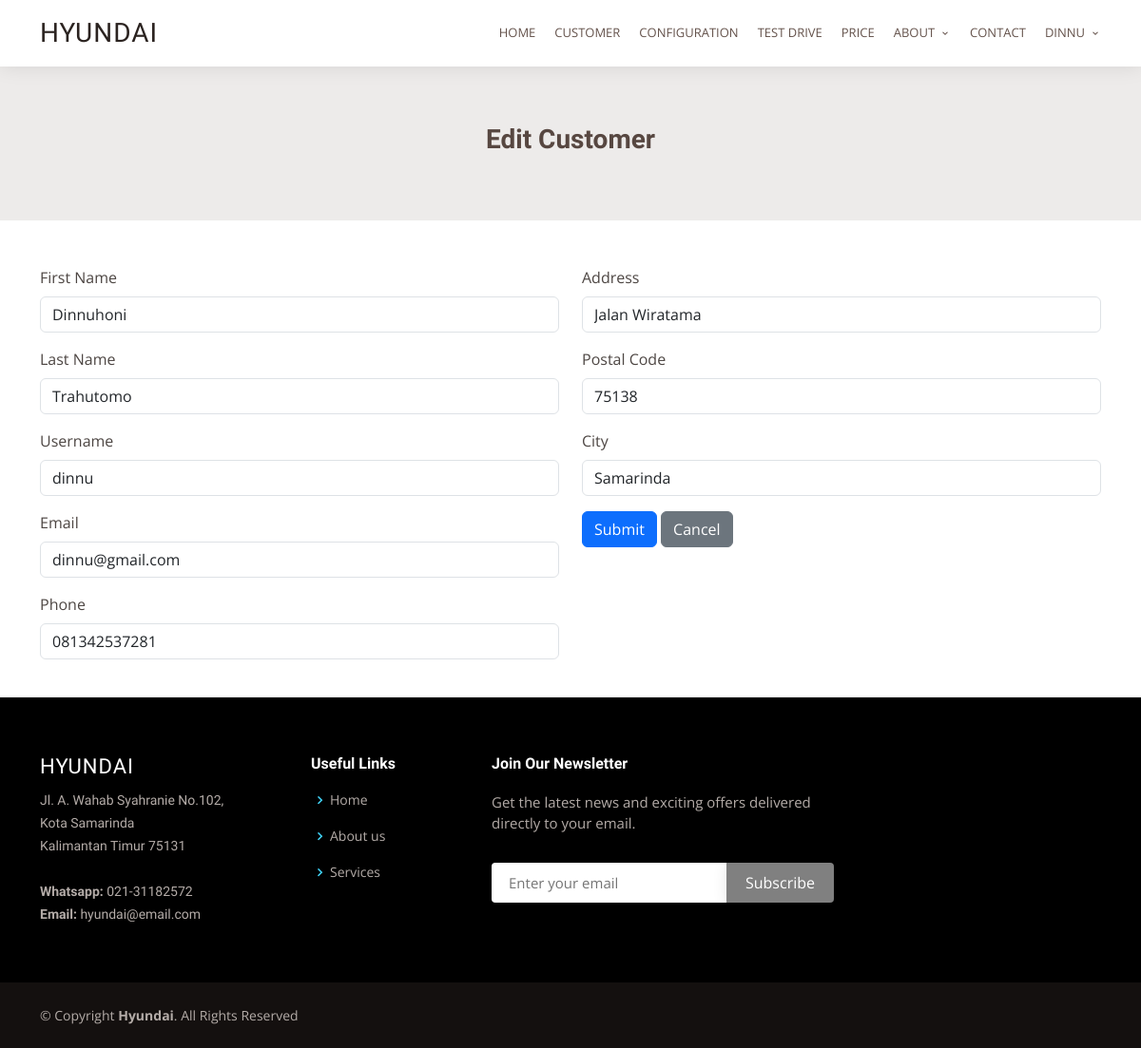
The page /admin/editcustomer.php?id=4 on the database its author committed.
### tables this page shows
CREATE TABLE `customer` (
  `id` int(11) NOT NULL,
  `firstname` varchar(255) NOT NULL,
  `lastname` varchar(255) NOT NULL,
  `username` varchar(100) NOT NULL,
  `email` varchar(255) NOT NULL,
  `password` varchar(255) NOT NULL,
  `phone` varchar(20) NOT NULL,
  `address` text NOT NULL,
  `postal_code` varchar(10) NOT NULL,
  `city` varchar(100) NOT NULL
);

### admin/editcustomer.php (the view, shortened to what this page needs)
<?php
include_once('../config/connect.php');
$username = "";
if (isset($_GET['id'])) {
    $customer_id = $_GET['id'];
    $query = "SELECT * FROM customer WHERE id = '$customer_id'";
    $result = mysqli_query($conn, $query);
    if ($row = mysqli_fetch_assoc($result)) {
        $firstname = $row['firstname'];
        $lastname = $row['lastname'];
        $username = $row['username'];
        $email = $row['email'];
        $phone = $row['phone'];
        $address = $row['address'];
        $postal_code = $row['postal_code'];
        $city = $row['city'];
    } else {
        echo "Customer not found.";
        exit();
    }
} else {
    echo "Customer ID not provided.";
    exit();
}
?>
<!DOCTYPE html>
<html lang="en">
<head>
    <?php include 'head.php'; ?>
</head>
<body>
<?php include 'header.php'; ?>
<section class="cta">
    <div class="container">
        <div class="row">
            <div class="col text-center text-lg-left">
                <h3>Edit Customer</h3>
            </div>
        </div>
    </div>
</section>
<div class="container mt-5 pb-4">
    <div class="row">
        <div class="col-md-6">
            <form action="<?php echo htmlspecialchars($_SERVER["PHP_SELF"]) . '?id=' . $customer_id; ?>" method="post">
                <div class="mb-3">
                    <label for="firstname" class="form-label">First Name</label>
                    <input type="text" class="form-control" id="firstname" name="firstname" value="<?php echo $firstname; ?>">
                </div>
                <div class="mb-3">
                    <label for="lastname" class="form-label">Last Name</label>
                    <input type="text" class="form-control" id="lastname" name="lastname" value="<?php echo $lastname; ?>">
                </div>
                <div class="mb-3">
                    <label for="username" class="form-label">Username</label>
                    <input type="text" class="form-control" id="username" name="username" value="<?php echo $username; ?>">
                </div>
                <div class="mb-3">
                    <label for="email" class="form-label">Email</label>
                    <input type="email" class="form-control" id="email" name="email" value="<?php echo $email; ?>">
                </div>
                <div class="mb-3">
                    <label for="phone" class="form-label">Phone</label>
                    <input type="text" class="form-control" id="phone" name="phone" value="<?php echo $phone; ?>">
                </div>
        </div>
        <div class="col-md-6">
                <div class="mb-3">
                    <label for="address" class="form-label">Address</label>
                    <input type="text" class="form-control" id="address" name="address" value="<?php echo $address; ?>">
                </div>
                <div class="mb-3">
                    <label for="postal_code" class="form-label">Postal Code</label>
                    <input type="text" class="form-control" id="postal_code" name="postal_code" value="<?php echo $postal_code; ?>">
                </div>
                <div class="mb-3">
                    <label for="city" class="form-label">City</label>
                    <input type="text" class="form-control" id="city" name="city" value="<?php echo $city; ?>">
                </div>
                <div class="mb-3">
                    <button type="submit" class="btn btn-primary">Submit</button>
                    <a href="customer.php" class="btn btn-secondary">Cancel</a>
                </div>
        </div>
    </div>
</div>
<?php include '../footer.php'; ?>
</body>
</html>

### admin/header.php (shortened to what this page needs)
<header id="header" class="d-flex align-items-center">
    <div class="container d-flex justify-content-between">
        <div class="logo">
            <h1 class="text-light"><a href="index.php">HYUNDAI</a></h1>
        </div>
        <nav id="navbar" class="navbar">
            <ul>
                <li><a href="index.php">Home</a></li>
                <li><a href="customer.php">Customer</a></li>
                <li><a href="configuration.php">Configuration</a></li>
                <li><a href="testdrive.php">Test Drive</a></li>
                <li><a href="price.php">Price</a></li>
                <li class="dropdown active">
                    <a href="about.php"><span>About</span> <i class="bx bx-chevron-down"></i></a>
                </li>
                <li><a href="contact.php">Contact</a></li>
                <li class="dropdown">
                    <?php if(!empty($username)): ?>
                        <a href="#"><span><?php echo $username; ?></span> <i class="bx bx-chevron-down"></i></a>
                    <?php endif; ?>
                </li>
            </ul>
        </nav>
    </div>
</header>

### assets/css/styles.css (style rules this page uses)
body { font-family: "Open Sans", sans-serif; color: #4d4643; }
a { color: #2892fd; text-decoration: none; }
h1, h2, h3, h4, h5, h6 { font-family: "Muli", sans-serif; }
#header { height: 70px; transition: all 0.5s; z-index: 997; transition: all 0.5s; background: #fff; }
#header.fixed-top { box-shadow: 0px 0px 20px 0px rgba(0, 0, 0, 0.1); }
#header .logo h1 { font-size: 28px; margin: 0; padding: 10px 0; line-height: 1; font-weight: 400; letter-spacing: 1px; text-transform: uppercase; }
#header .logo h1 a, #header .logo h1 a:hover { color: #2b2320; text-decoration: none; }
.scrolled-offset { margin-top: 70px; }
.navbar { padding: 0; color: #0261f0; }
.navbar ul { margin: 0; padding: 0; display: flex; list-style: none; align-items: center; }
.navbar li { position: relative; }
.navbar a, .navbar a:focus { display: flex; align-items: center; justify-content: space-between; padding: 10px 0 10px 20px; font-size: 13px; color: #65534c; white-space: nowrap; text-transform: uppercase; transition: 0.3s; }
.navbar a:hover, .navbar .active, .navbar .active:focus, .navbar li:hover>a { color: #9adfff; }
section { padding: 60px 0; overflow: hidden; }
.cta { background: #ebe9e8e0; padding: 60px 0; color: #574741; }
.cta h3 { font-size: 28px; font-weight: 700; }

### rows shown on the page
customer: username "DINNU", firstname "Dinnuhoni", lastname "Trahutomo", username "dinnu", email "dinnu@gmail.com", phone "081342537281", address "Jalan Wiratama", postal_code "75138", city "Samarinda"
